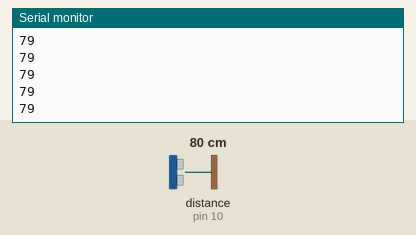
This sketch was run on a simulated Arduino Uno, built with avr-gcc and run on an emulated ATmega328P. On the bench: the last lines printed to the serial monitor. Wiring (inferred from the names in the program): ultrasonic range finder: trigger pin 9; echo pin 10. The test bench sets the inputs (shaded band); at power-on: distance to the obstacle (sensor on pin 10) 80 cm. The echo pulse lasts 58.3 µs per cm.

Above: at 1.2 s.
1.3 s: distance to the obstacle (sensor on pin 10) set to 2 cm
At 1.57 s:
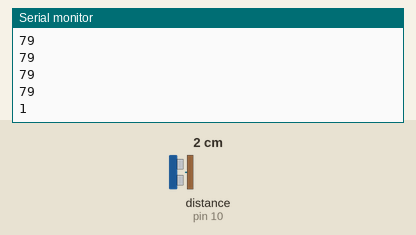
2.8 s: distance to the obstacle (sensor on pin 10) set to 4 cm
At 2.97 s:
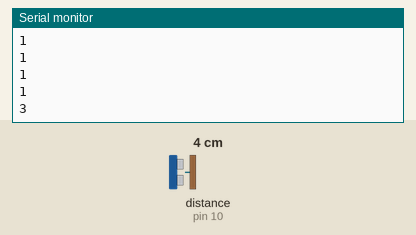
Timing chart, 0 to 5.8 s (numbered marks = the images above; inputs shaded):
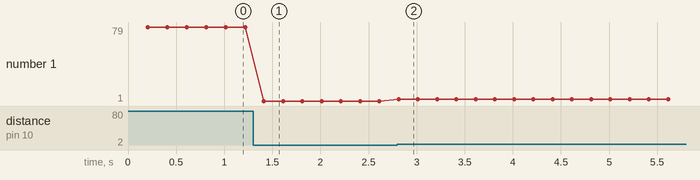

Measured:
- after the input at 1.3 s, the serial monitor: prints a new line after 0.11 s (image 1)
- after the input at 2.8 s, the serial monitor: prints a new line at once (image 2)
- plotted number 1: 79 → 1 after the input at 1.3 s, 1 → 3 after the input at 2.8 s

The sketch:

ARDUINO_1.0__ULTRASONIC_ONLY_.ino
```cpp
const int triggerPin = 9;
const int echoPin = 10;
long duration;
int distance;
unsigned long previousMillis = 0;    // Stores the last time distance was printed
const unsigned long interval = 200;  // Interval in milliseconds (e.g., 100ms)

void setup() {
  Serial.begin(115200);
  pinMode(triggerPin, OUTPUT);
  pinMode(echoPin, INPUT);
}

void loop() {
  unsigned long currentMillis = millis();

  // Send a pulse to the sensor
  digitalWrite(triggerPin, LOW);
  delayMicroseconds(2);
  digitalWrite(triggerPin, HIGH);
  delayMicroseconds(10);
  digitalWrite(triggerPin, LOW);

  // Measure the time it takes for the echo to return
  duration = pulseIn(echoPin, HIGH);

  // Calculate the distance (in cm)
  distance = duration * 0.0344 / 2;

  // Send distance every `interval`
  if (currentMillis - previousMillis >= interval) {
    Serial.println(distance);  // Send distance with a newline
    previousMillis = currentMillis;
  }
}
```
